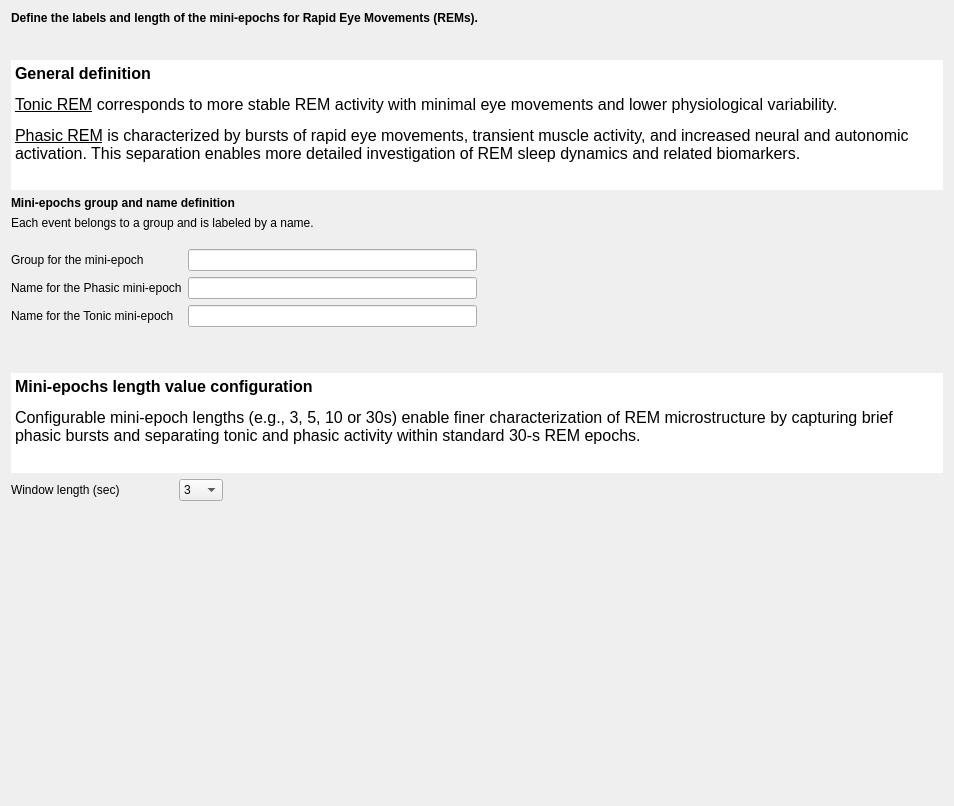
<?xml version="1.0" encoding="UTF-8"?>
<ui version="4.0">
 <class>MiniEpochDefinition</class>
 <widget class="QWidget" name="MiniEpochDefinition">
  <property name="geometry">
   <rect>
    <x>0</x>
    <y>0</y>
    <width>954</width>
    <height>806</height>
   </rect>
  </property>
  <property name="windowTitle">
   <string/>
  </property>
  <property name="styleSheet">
   <string notr="true">font: 12pt &quot;Roboto&quot;;</string>
  </property>
  <layout class="QVBoxLayout" name="verticalLayout">
   <item>
    <widget class="QLabel" name="label_4">
     <property name="text">
      <string>&lt;html&gt;&lt;head/&gt;&lt;body&gt;&lt;p&gt;&lt;span style=&quot; font-weight:700;&quot;&gt;Define the labels and length of the mini-epochs for Rapid Eye Movements (REMs).&lt;/span&gt;&lt;/p&gt;&lt;/body&gt;&lt;/html&gt;</string>
     </property>
    </widget>
   </item>
   <item>
    <spacer name="verticalSpacer_2">
     <property name="orientation">
      <enum>Qt::Orientation::Vertical</enum>
     </property>
     <property name="sizeType">
      <enum>QSizePolicy::Policy::Fixed</enum>
     </property>
     <property name="sizeHint" stdset="0">
      <size>
       <width>20</width>
       <height>29</height>
      </size>
     </property>
    </spacer>
   </item>
   <item>
    <widget class="QTextEdit" name="textEdit">
     <property name="sizePolicy">
      <sizepolicy hsizetype="Expanding" vsizetype="Fixed">
       <horstretch>0</horstretch>
       <verstretch>0</verstretch>
      </sizepolicy>
     </property>
     <property name="maximumSize">
      <size>
       <width>16777215</width>
       <height>130</height>
      </size>
     </property>
     <property name="frameShape">
      <enum>QFrame::Shape::NoFrame</enum>
     </property>
     <property name="frameShadow">
      <enum>QFrame::Shadow::Raised</enum>
     </property>
     <property name="lineWidth">
      <number>0</number>
     </property>
     <property name="readOnly">
      <bool>true</bool>
     </property>
     <property name="html">
      <string>&lt;!DOCTYPE HTML PUBLIC &quot;-//W3C//DTD HTML 4.0//EN&quot; &quot;http://www.w3.org/TR/REC-html40/strict.dtd&quot;&gt;
&lt;html&gt;&lt;head&gt;&lt;meta name=&quot;qrichtext&quot; content=&quot;1&quot; /&gt;&lt;meta charset=&quot;utf-8&quot; /&gt;&lt;style type=&quot;text/css&quot;&gt;
p, li { white-space: pre-wrap; }
hr { height: 1px; border-width: 0; }
li.unchecked::marker { content: &quot;\2610&quot;; }
li.checked::marker { content: &quot;\2612&quot;; }
&lt;/style&gt;&lt;/head&gt;&lt;body style=&quot; font-family:'Roboto'; font-size:12pt; font-weight:400; font-style:normal;&quot;&gt;
&lt;p style=&quot; margin-top:0px; margin-bottom:0px; margin-left:0px; margin-right:0px; -qt-block-indent:0; text-indent:0px;&quot;&gt;&lt;span style=&quot; font-family:'Roboto-Regular'; font-weight:700;&quot;&gt;General definition&lt;/span&gt;&lt;/p&gt;
&lt;p style=&quot; margin-top:12px; margin-bottom:12px; margin-left:0px; margin-right:0px; -qt-block-indent:0; text-indent:0px;&quot;&gt;&lt;span style=&quot; font-family:'Roboto-Regular'; text-decoration: underline;&quot;&gt;Tonic REM&lt;/span&gt;&lt;span style=&quot; font-family:'Roboto-Regular';&quot;&gt; corresponds to more stable REM activity with minimal eye movements and lower physiological variability.&lt;/span&gt;&lt;/p&gt;
&lt;p style=&quot; margin-top:12px; margin-bottom:12px; margin-left:0px; margin-right:0px; -qt-block-indent:0; text-indent:0px;&quot;&gt;&lt;span style=&quot; font-family:'Roboto-Regular'; text-decoration: underline;&quot;&gt;Phasic REM&lt;/span&gt;&lt;span style=&quot; font-family:'Roboto-Regular';&quot;&gt; is characterized by bursts of rapid eye movements, transient muscle activity, and increased neural and autonomic activation. This separation enables more detailed investigation of REM sleep dynamics and related biomarkers.&lt;/span&gt;&lt;/p&gt;&lt;/body&gt;&lt;/html&gt;</string>
     </property>
    </widget>
   </item>
   <item>
    <widget class="QLabel" name="label_5">
     <property name="text">
      <string>&lt;html&gt;&lt;head/&gt;&lt;body&gt;&lt;p&gt;&lt;span style=&quot; font-weight:700;&quot;&gt;Mini-epochs group and name definition&lt;/span&gt;&lt;/p&gt;&lt;/body&gt;&lt;/html&gt;</string>
     </property>
    </widget>
   </item>
   <item>
    <widget class="QLabel" name="label_6">
     <property name="text">
      <string>&lt;html&gt;&lt;head/&gt;&lt;body&gt;&lt;p&gt;Each event belongs to a group and is labeled by a name.&lt;/p&gt;&lt;/body&gt;&lt;/html&gt;</string>
     </property>
    </widget>
   </item>
   <item>
    <spacer name="verticalSpacer_4">
     <property name="orientation">
      <enum>Qt::Orientation::Vertical</enum>
     </property>
     <property name="sizeType">
      <enum>QSizePolicy::Policy::Fixed</enum>
     </property>
     <property name="sizeHint" stdset="0">
      <size>
       <width>20</width>
       <height>13</height>
      </size>
     </property>
    </spacer>
   </item>
   <item>
    <layout class="QHBoxLayout" name="horizontalLayout">
     <item>
      <layout class="QFormLayout" name="formLayout">
       <item row="0" column="0">
        <widget class="QLabel" name="label">
         <property name="text">
          <string>Group for the mini-epoch</string>
         </property>
        </widget>
       </item>
       <item row="0" column="1">
        <widget class="QLineEdit" name="lineEdit_group"/>
       </item>
       <item row="1" column="0">
        <widget class="QLabel" name="label_2">
         <property name="text">
          <string>Name for the Phasic mini-epoch</string>
         </property>
        </widget>
       </item>
       <item row="1" column="1">
        <widget class="QLineEdit" name="lineEdit_name_Phasic"/>
       </item>
       <item row="2" column="0">
        <widget class="QLabel" name="label_3">
         <property name="text">
          <string>Name for the Tonic mini-epoch</string>
         </property>
        </widget>
       </item>
       <item row="2" column="1">
        <widget class="QLineEdit" name="lineEdit_name_Tonic"/>
       </item>
      </layout>
     </item>
     <item>
      <spacer name="horizontalSpacer">
       <property name="orientation">
        <enum>Qt::Orientation::Horizontal</enum>
       </property>
       <property name="sizeHint" stdset="0">
        <size>
         <width>40</width>
         <height>20</height>
        </size>
       </property>
      </spacer>
     </item>
    </layout>
   </item>
   <item>
    <spacer name="verticalSpacer_3">
     <property name="orientation">
      <enum>Qt::Orientation::Vertical</enum>
     </property>
     <property name="sizeType">
      <enum>QSizePolicy::Policy::Fixed</enum>
     </property>
     <property name="sizeHint" stdset="0">
      <size>
       <width>20</width>
       <height>40</height>
      </size>
     </property>
    </spacer>
   </item>
   <item>
    <widget class="QTextEdit" name="textEdit_2">
     <property name="sizePolicy">
      <sizepolicy hsizetype="Expanding" vsizetype="Fixed">
       <horstretch>0</horstretch>
       <verstretch>0</verstretch>
      </sizepolicy>
     </property>
     <property name="maximumSize">
      <size>
       <width>16777215</width>
       <height>100</height>
      </size>
     </property>
     <property name="frameShape">
      <enum>QFrame::Shape::NoFrame</enum>
     </property>
     <property name="frameShadow">
      <enum>QFrame::Shadow::Plain</enum>
     </property>
     <property name="lineWidth">
      <number>0</number>
     </property>
     <property name="readOnly">
      <bool>true</bool>
     </property>
     <property name="html">
      <string>&lt;!DOCTYPE HTML PUBLIC &quot;-//W3C//DTD HTML 4.0//EN&quot; &quot;http://www.w3.org/TR/REC-html40/strict.dtd&quot;&gt;
&lt;html&gt;&lt;head&gt;&lt;meta name=&quot;qrichtext&quot; content=&quot;1&quot; /&gt;&lt;meta charset=&quot;utf-8&quot; /&gt;&lt;style type=&quot;text/css&quot;&gt;
p, li { white-space: pre-wrap; }
hr { height: 1px; border-width: 0; }
li.unchecked::marker { content: &quot;\2610&quot;; }
li.checked::marker { content: &quot;\2612&quot;; }
&lt;/style&gt;&lt;/head&gt;&lt;body style=&quot; font-family:'Roboto'; font-size:12pt; font-weight:400; font-style:normal;&quot;&gt;
&lt;p style=&quot; margin-top:0px; margin-bottom:0px; margin-left:0px; margin-right:0px; -qt-block-indent:0; text-indent:0px;&quot;&gt;&lt;span style=&quot; font-weight:700;&quot;&gt;Mini-epochs length value configuration&lt;/span&gt;&lt;/p&gt;
&lt;p style=&quot; margin-top:12px; margin-bottom:12px; margin-left:0px; margin-right:0px; -qt-block-indent:0; text-indent:0px;&quot;&gt;&lt;span style=&quot; font-family:'Roboto-Regular';&quot;&gt;Configurable mini-epoch lengths (e.g., 3, 5, 10 or 30s) enable finer characterization of REM microstructure by capturing brief phasic bursts and separating tonic and phasic activity within standard 30-s REM epochs.&lt;/span&gt;&lt;/p&gt;&lt;/body&gt;&lt;/html&gt;</string>
     </property>
    </widget>
   </item>
   <item>
    <layout class="QHBoxLayout" name="horizontalLayout_2">
     <item>
      <layout class="QFormLayout" name="formLayout_2">
       <item row="0" column="0">
        <widget class="QLabel" name="label_8">
         <property name="text">
          <string>Window length (sec)                </string>
         </property>
        </widget>
       </item>
       <item row="0" column="1">
        <widget class="QComboBox" name="comboBox_length">
         <item>
          <property name="text">
           <string>3</string>
          </property>
         </item>
         <item>
          <property name="text">
           <string>5</string>
          </property>
         </item>
         <item>
          <property name="text">
           <string>10</string>
          </property>
         </item>
         <item>
          <property name="text">
           <string>30</string>
          </property>
         </item>
        </widget>
       </item>
      </layout>
     </item>
     <item>
      <spacer name="horizontalSpacer_2">
       <property name="orientation">
        <enum>Qt::Orientation::Horizontal</enum>
       </property>
       <property name="sizeHint" stdset="0">
        <size>
         <width>40</width>
         <height>20</height>
        </size>
       </property>
      </spacer>
     </item>
    </layout>
   </item>
   <item>
    <spacer name="verticalSpacer">
     <property name="orientation">
      <enum>Qt::Orientation::Vertical</enum>
     </property>
     <property name="sizeHint" stdset="0">
      <size>
       <width>20</width>
       <height>40</height>
      </size>
     </property>
    </spacer>
   </item>
  </layout>
 </widget>
 <resources>
  <include location="../../../../../snooz-toolbox/src/main/python/ui/themes/themes.qrc"/>
 </resources>
 <connections/>
</ui>
